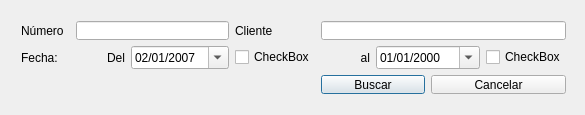
<ui version="4.0" >
 <class>BuscarFacturaDialogClass</class>
 <widget class="QDialog" name="BuscarFacturaDialogClass" >
  <property name="geometry" >
   <rect>
    <x>0</x>
    <y>0</y>
    <width>585</width>
    <height>115</height>
   </rect>
  </property>
  <property name="windowTitle" >
   <string>BuscarFacturaDialog</string>
  </property>
  <property name="windowIcon" >
   <iconset>images/BFactura.PNG</iconset>
  </property>
  <widget class="QWidget" name="gridLayout" >
   <property name="geometry" >
    <rect>
     <x>10</x>
     <y>10</y>
     <width>567</width>
     <height>95</height>
    </rect>
   </property>
   <layout class="QGridLayout" >
    <item rowspan="2" row="1" column="0" >
     <widget class="QLabel" name="label_3" >
      <property name="text" >
       <string>Fecha:</string>
      </property>
     </widget>
    </item>
    <item rowspan="2" row="1" column="1" >
     <widget class="QLabel" name="label_4" >
      <property name="text" >
       <string>Del</string>
      </property>
      <property name="alignment" >
       <set>Qt::AlignRight|Qt::AlignTrailing|Qt::AlignVCenter</set>
      </property>
     </widget>
    </item>
    <item rowspan="2" row="1" column="5" >
     <widget class="QLabel" name="label_6" >
      <property name="text" >
       <string>al</string>
      </property>
      <property name="alignment" >
       <set>Qt::AlignRight|Qt::AlignTrailing|Qt::AlignVCenter</set>
      </property>
     </widget>
    </item>
    <item rowspan="2" row="1" column="2" colspan="2" >
     <widget class="QDateEdit" name="dateEdit" >
      <property name="displayFormat" >
       <string>dd/MM/yyyy</string>
      </property>
      <property name="calendarPopup" >
       <bool>true</bool>
      </property>
      <property name="date" >
       <date>
        <year>2007</year>
        <month>1</month>
        <day>2</day>
       </date>
      </property>
     </widget>
    </item>
    <item rowspan="2" row="1" column="6" colspan="2" >
     <widget class="QDateEdit" name="dateEdit_2" >
      <property name="displayFormat" >
       <string>dd/MM/yyyy</string>
      </property>
      <property name="calendarPopup" >
       <bool>true</bool>
      </property>
     </widget>
    </item>
    <item row="0" column="0" >
     <widget class="QLabel" name="label" >
      <property name="text" >
       <string>Número</string>
      </property>
     </widget>
    </item>
    <item row="0" column="1" colspan="3" >
     <widget class="QLineEdit" name="lineEdit" />
    </item>
    <item row="0" column="5" colspan="4" >
     <widget class="QLineEdit" name="lineEdit_2" />
    </item>
        <item rowspan="2" row="1" column="4" >
     <widget class="QCheckBox" name="checkBoxDel" >
      <property name="text" >
       <string>CheckBox</string>
      </property>
     </widget>
    </item>
    <item rowspan="2" row="1" column="8" >
     <widget class="QCheckBox" name="checkBoxAl" >
      <property name="text" >
       <string>CheckBox</string>
      </property>
     </widget>
    </item>
    <item row="3" column="0" colspan="5" >
     <spacer>
      <property name="orientation" >
       <enum>Qt::Horizontal</enum>
      </property>
      <property name="sizeHint" >
       <size>
        <width>40</width>
        <height>20</height>
       </size>
      </property>
     </spacer>
    </item>
    <item row="3" column="5" colspan="2" >
     <widget class="QPushButton" name="pushButton" >
      <property name="text" >
       <string>Buscar</string>
      </property>
     </widget>
    </item>
    <item row="3" column="7" colspan="2" >
     <widget class="QPushButton" name="pushButton_2" >
      <property name="text" >
       <string>Cancelar</string>
      </property>
     </widget>
    </item>

    <item row="0" column="4" >
     <widget class="QLabel" name="label_2" >
      <property name="text" >
       <string>Cliente</string>
      </property>
     </widget>
    </item>

   </layout>
  </widget>
 </widget>
 <layoutdefault spacing="6" margin="11" />
 <resources/>
 <connections>
  <connection>
   <sender>pushButton_2</sender>
   <signal>clicked()</signal>
   <receiver>BuscarFacturaDialogClass</receiver>
   <slot>reject()</slot>
   <hints>
    <hint type="sourcelabel" >
     <x>503</x>
     <y>143</y>
    </hint>
    <hint type="destinationlabel" >
     <x>505</x>
     <y>157</y>
    </hint>
   </hints>
  </connection>
  <connection>
   <sender>pushButton</sender>
   <signal>clicked()</signal>
   <receiver>BuscarFacturaDialogClass</receiver>
   <slot>accept()</slot>
   <hints>
    <hint type="sourcelabel" >
     <x>426</x>
     <y>153</y>
    </hint>
    <hint type="destinationlabel" >
     <x>429</x>
     <y>156</y>
    </hint>
   </hints>
  </connection>
  <connection>
   <sender>checkBoxAl</sender>
   <signal>clicked(bool)</signal>
   <receiver>dateEdit_2</receiver>
   <slot>setEnabled(bool)</slot>
   <hints>
    <hint type="sourcelabel" >
     <x>542</x>
     <y>99</y>
    </hint>
    <hint type="destinationlabel" >
     <x>411</x>
     <y>94</y>
    </hint>
   </hints>
  </connection>
  <connection>
   <sender>checkBoxDel</sender>
   <signal>clicked(bool)</signal>
   <receiver>dateEdit</receiver>
   <slot>setEnabled(bool)</slot>
   <hints>
    <hint type="sourcelabel" >
     <x>262</x>
     <y>96</y>
    </hint>
    <hint type="destinationlabel" >
     <x>185</x>
     <y>100</y>
    </hint>
   </hints>
  </connection>
 </connections>
</ui>
